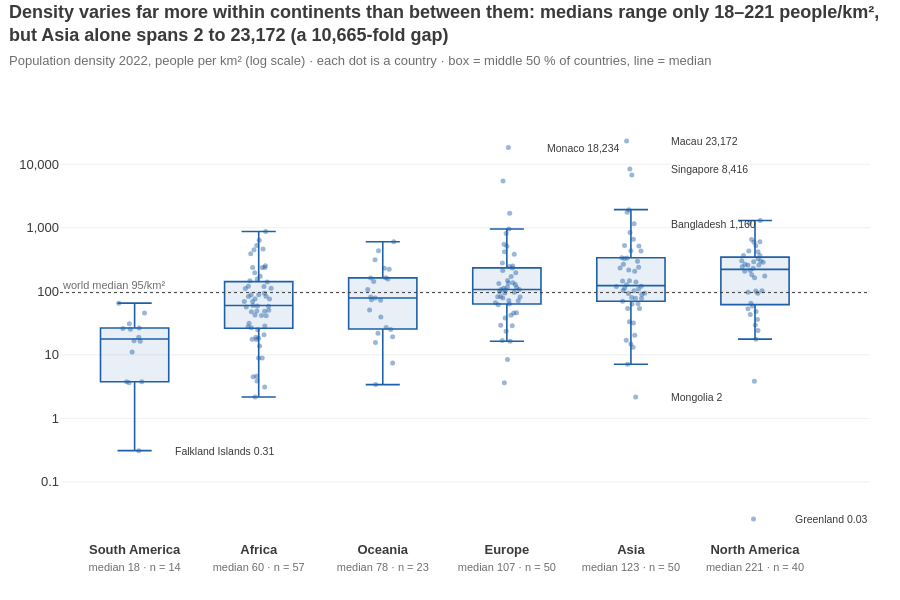

Source (notebook cell):
### Markdown cell above
**Chart choice & justification:** *Which chart did you choose, and why? Justify design choices.*

**Chart: box plot (log scale) with every country overlaid as a dot.**

**Why this chart:** the question asks for the *spread* within and across groups, not just the average. Box plots put the median, the middle 50 % and the outliers of several groups side by side. Overlaying the individual countries also shows how many there are per continent (South America has only 14). A violin plot would draw a smoothed shape from as few as 14 points and hide the individual extreme countries; a histogram cannot compare six groups compactly.

**Design choices**
- **Log scale**, because densities run from 0.03 (Greenland) to 23,172 people/km² (Macau). The box statistics are computed on log₁₀(density) so the whiskers are not distorted by the skew.
- Continents sorted by median; the **median and number of countries are written under each name** (direct labels instead of hover-only stats).
- A dotted line marks the **world median (95 people/km²)** as a reference; the extreme countries are named.
- One single colour: continent is already encoded by position on the x-axis, so a rainbow of box colours would be decoration only.

**What it shows:** the *typical* density differs by only ~12× between continents (median **18** in South America → **221** in North America), but the spread *inside* continents is enormous: **Asia ranges from 2 (Mongolia) to 23,172 (Macau)** and Europe from 3.6 (Iceland) to 18,234 (Monaco). North America's high median comes from its many small, crowded Caribbean islands; South America is the least dense and most uniform continent.

### Code cell
# Q4 — spread of population density within and across continents → BOX PLOT (log scale, every country shown)
d4 = df[['Country', 'Continent', 'Density']].copy()
d4['log_density'] = np.log10(d4['Density'])     # box statistics computed on the log scale (density is very skewed)

stats = d4.groupby('Continent')['Density'].agg(['median', 'min', 'max', 'count'])
order4 = stats['median'].sort_values().index.tolist()             # boxes sorted by median density
asia_min, asia_max = stats.loc['Asia', 'min'], stats.loc['Asia', 'max']
world_median = d4['Density'].median()

fig = px.box(d4, x='Continent', y='log_density', points='all', hover_name='Country',
             custom_data=['Density'], category_orders={'Continent': order4},
             color_discrete_sequence=[ACCENT2], template='plotly_white',
             title=f"Density varies far more within continents than between them: medians range only "
                   f"{stats['median'].min():.0f}–{stats['median'].max():.0f} people/km²,<br>but Asia alone spans "
                   f"{asia_min:.0f} to {asia_max:,.0f} (a {asia_max / asia_min:,.0f}-fold gap)")
fig.update_traces(jitter=0.5, pointpos=0, width=0.55, hoveron='points',
                  marker=dict(size=5, opacity=0.45, color=ACCENT2),
                  line=dict(width=1.6, color=ACCENT2), fillcolor='rgba(31,95,168,0.10)',
                  hovertemplate='<b>%{hovertext}</b><br>%{customdata[0]:,.1f} people/km²<extra></extra>')

# World median as a reference line
fig.add_hline(y=np.log10(world_median), line=dict(color=DARK, width=1, dash='dot'))
fig.add_annotation(x=0, xref='paper', y=np.log10(world_median), text=f'world median {world_median:.0f}/km²',
                   xanchor='left', yanchor='bottom', showarrow=False, font=dict(size=11, color='#6E6E6E'))

# Name the extremes so the reader knows what the far-out dots are
extremes = ['Macau', 'Monaco', 'Singapore', 'Bangladesh', 'Mongolia', 'Greenland', 'Falkland Islands']
for name in extremes:
    row = d4.loc[d4['Country'] == name].iloc[0]
    value = f"{row['Density']:.2f}" if row['Density'] < 1 else f"{row['Density']:,.0f}"
    fig.add_annotation(x=row['Continent'], y=row['log_density'], text=f'{name} {value}',
                       xanchor='left', xshift=38, showarrow=False, font=dict(size=10.5, color=DARK))

# Medians written under each continent name (direct labels instead of a hover-only statistic)
fig.update_xaxes(title=None, showgrid=False, tickvals=order4,
                 ticktext=[f"<b>{c}</b><br><span style='font-size:11px;color:#6E6E6E'>median "
                           f"{stats.loc[c, 'median']:.0f} · n = {stats.loc[c, 'count']}</span>" for c in order4])
fig.update_yaxes(title=None, tickvals=[-1, 0, 1, 2, 3, 4],                   # log10 values → real labels
                 ticktext=['0.1', '1', '10', '100', '1,000', '10,000'], gridcolor='#F0F0F0', zeroline=False)
fig.update_layout(title=title(fig.layout.title.text,
                              'Population density 2022, people per km² (log scale) · each dot is a country · '
                              'box = middle 50 % of countries, line = median'),
                  showlegend=False, font=FONT, height=600, margin=dict(l=60, r=30, t=120, b=60))
fig.show()

### Figure 1 — Plotly figure (JSON) as saved in the notebook; plotly's stock layout.template omitted (floating-point values rounded to 4 significant figures; data arrays with more than 128 entries replaced by an {"elided": "..."} marker saying what was removed)
{"data": [{"alignmentgroup": "True", "boxpoints": "all", "customdata": {"elided": "234x1 float values"}, "fillcolor": "rgba(31,95,168,0.10)", "hoveron": "points", "hovertemplate": "<b>%{hovertext}</b><br>%{customdata[0]:,.1f} people/km²<extra></extra>", "hovertext": {"elided": "234 str values"}, "jitter": 0.5, "legendgroup": "", "line": {"color": "#1F5FA8", "width": 1.6}, "marker": {"color": "#1F5FA8", "opacity": 0.45, "size": 5}, "name": "", "notched": false, "offsetgroup": "", "orientation": "v", "pointpos": 0, "showlegend": false, "type": "box", "width": 0.55, "x": {"elided": "234 str values"}, "x0": " ", "xaxis": "x", "y": {"elided": "234 float values"}, "y0": " ", "yaxis": "y"}], "layout": {"annotations": [{"font": {"color": "#6E6E6E", "size": 11}, "showarrow": false, "text": "world median 95/km²", "x": 0, "xanchor": "left", "xref": "paper", "y": 1.979, "yanchor": "bottom"}, {"font": {"color": "#3A3A3A", "size": 10.5}, "showarrow": false, "text": "Macau 23,172", "x": "Asia", "xanchor": "left", "xshift": 38, "y": 4.365}, {"font": {"color": "#3A3A3A", "size": 10.5}, "showarrow": false, "text": "Monaco 18,234", "x": "Europe", "xanchor": "left", "xshift": 38, "y": 4.261}, {"font": {"color": "#3A3A3A", "size": 10.5}, "showarrow": false, "text": "Singapore 8,416", "x": "Asia", "xanchor": "left", "xshift": 38, "y": 3.925}, {"font": {"color": "#3A3A3A", "size": 10.5}, "showarrow": false, "text": "Bangladesh 1,160", "x": "Asia", "xanchor": "left", "xshift": 38, "y": 3.064}, {"font": {"color": "#3A3A3A", "size": 10.5}, "showarrow": false, "text": "Mongolia 2", "x": "Asia", "xanchor": "left", "xshift": 38, "y": 0.337}, {"font": {"color": "#3A3A3A", "size": 10.5}, "showarrow": false, "text": "Greenland 0.03", "x": "North America", "xanchor": "left", "xshift": 38, "y": -1.583}, {"font": {"color": "#3A3A3A", "size": 10.5}, "showarrow": false, "text": "Falkland Islands 0.31", "x": "South America", "xanchor": "left", "xshift": 38, "y": -0.5079}], "boxmode": "group", "font": {"color": "#3A3A3A", "family": "Arial, sans-serif", "size": 13}, "height": 600, "legend": {"tracegroupgap": 0}, "margin": {"b": 60, "l": 60, "r": 30, "t": 120}, "shapes": [{"line": {"color": "#3A3A3A", "dash": "dot", "width": 1}, "type": "line", "x0": 0, "x1": 1, "xref": "x domain", "y0": 1.979, "y1": 1.979, "yref": "y"}], "showlegend": false, "title": {"font": {"size": 18}, "text": "<b>Density varies far more within continents than between them: medians range only 18–221 people/km²,<br>but Asia alone spans 2 to 23,172 (a 10,665-fold gap)</b><br><span style='font-size:13px;color:#6E6E6E'>Population density 2022, people per km² (log scale) · each dot is a country · box = middle 50 % of countries, line = median</span>", "x": 0.01, "xanchor": "left", "y": 0.97, "yanchor": "top"}, "xaxis": {"anchor": "y", "categoryarray": ["South America", "Africa", "Oceania", "Europe", "Asia", "North America"], "categoryorder": "array", "domain": [0, 1], "showgrid": false, "ticktext": ["<b>South America</b><br><span style='font-size:11px;color:#6E6E6E'>median 18 · n = 14</span>", "<b>Africa</b><br><span style='font-size:11px;color:#6E6E6E'>median 60 · n = 57</span>", "<b>Oceania</b><br><span style='font-size:11px;color:#6E6E6E'>median 78 · n = 23</span>", "<b>Europe</b><br><span style='font-size:11px;color:#6E6E6E'>median 107 · n = 50</span>", "<b>Asia</b><br><span style='font-size:11px;color:#6E6E6E'>median 123 · n = 50</span>", "<b>North America</b><br><span style='font-size:11px;color:#6E6E6E'>median 221 · n = 40</span>"], "tickvals": ["South America", "Africa", "Oceania", "Europe", "Asia", "North America"], "title": {}}, "yaxis": {"anchor": "x", "domain": [0, 1], "gridcolor": "#F0F0F0", "ticktext": ["0.1", "1", "10", "100", "1,000", "10,000"], "tickvals": [-1, 0, 1, 2, 3, 4], "title": {}, "zeroline": false}}}
